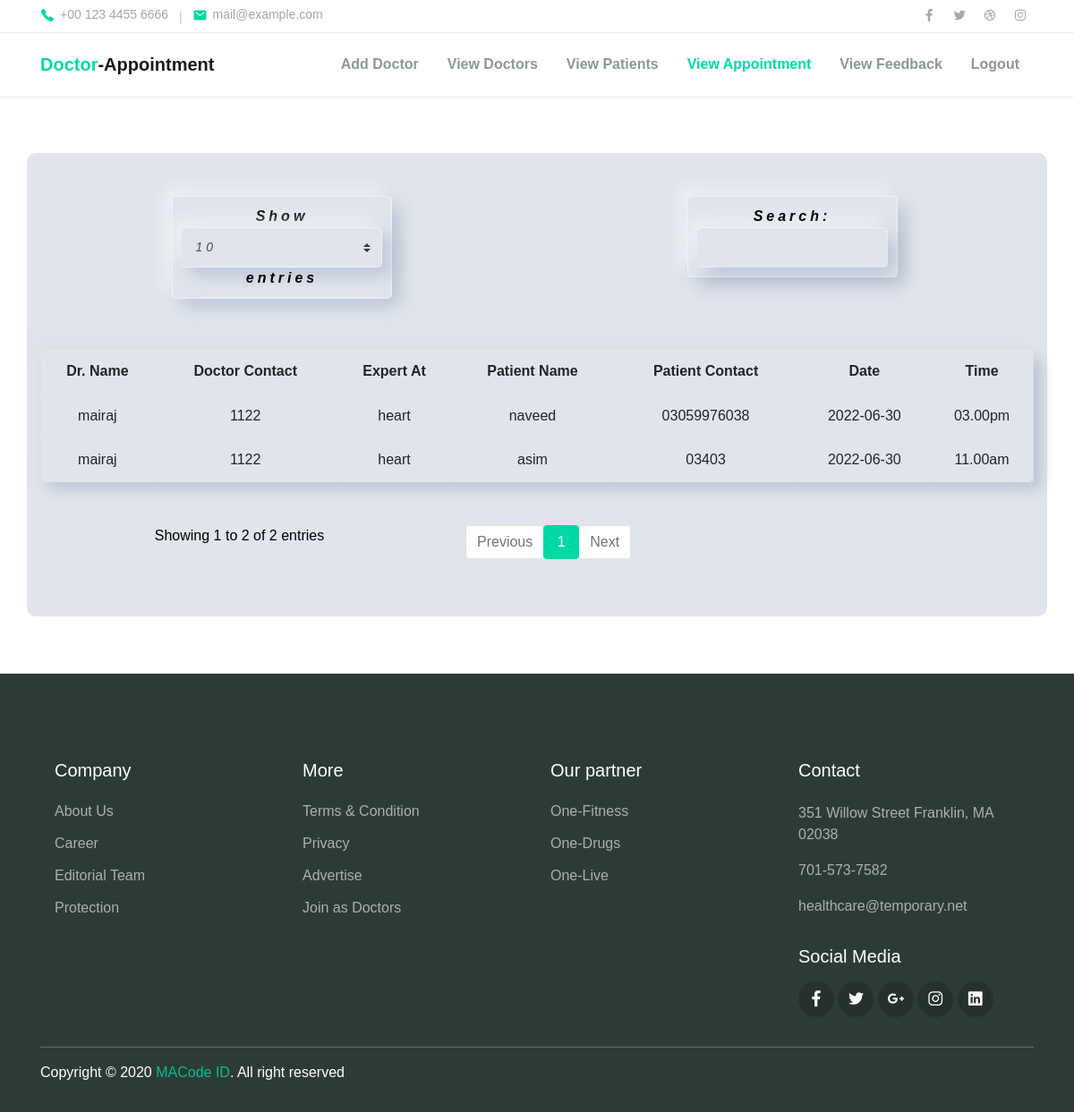
/admin/view_appointments.php (signed in), run on the app's committed database.
### tables this page shows
CREATE TABLE `booking` (
  `booking_id` int(22) NOT NULL,
  `dname` varchar(22) NOT NULL,
  `userid` int(22) NOT NULL,
  `dcontact` varchar(22) NOT NULL,
  `expertise` varchar(22) NOT NULL,
  `fee` varchar(22) NOT NULL,
  `pname` varchar(22) NOT NULL,
  `pcontact` varchar(22) NOT NULL,
  `email` varchar(111) NOT NULL,
  `address` varchar(22) NOT NULL,
  `dates` date NOT NULL,
  `tyme` varchar(22) NOT NULL,
  `payment` varchar(22) NOT NULL,
  `status` varchar(20) NOT NULL
);

### admin/view_appointments.php (the view, shortened to what this page needs)
<?php include 'head.php'; ?>
<body>
    <?php
    include_once "header.php";
    ?>
    <div class="container table_container">
        <?php
            include('../config/config.php');
                    $sql = " SELECT * FROM booking";
                $result = mysqli_query($conn, $sql);
                $count = mysqli_num_rows($result);
                if ($count >= 1) {
                    echo "<table class='table form_div  table-bordered' id='dataTable' width='100%' cellspacing='0'>
                        <thead>
                            <tr>
                                <th>Dr. Name</th>
                                <th>Doctor Contact</th>
                                <th>Expert At</th>
                                <th>Patient Name</th>
                                <th>Patient Contact</th>
                                <th>Date</th>
                                <th>Time</th>
                            </tr>
                        </thead>";
                        echo "<tbody>";
                        while ($row = mysqli_fetch_array($result)) {
                            echo "<tr>";
                                echo "<td>" . $row['dname'] . "</td>";
                                echo "<td>" . $row['dcontact'] . "</td>";
                                echo "<td>" . $row['expertise'] . "</td>";
                                echo "<td>" . $row['pname'] . "</td>";
                                echo "<td>" . $row['pcontact'] . "</td>";
                                echo "<td>" . $row['dates'] . "</td>";
                                echo "<td>" . $row['tyme'] . "</td>";
                            echo "</tr>";
                        }
                    ?>
                    <?php
                    echo "</tbody>";
                    echo "</table>";
                }
    ?>
    </div>
    <?php
    include_once "footer.php";
    ?>
</body>
</html>

### admin/assets/css/user-css/patient_form.css (style rules this page uses)
* { margin: 0; padding: 0; box-sizing: border-box; }
.form_div { border-radius: 8px; border: 1px solid #ffffff80; margin: auto; padding: 2rem!important; margin: 4rem auto!important; background-color: #e0e5ec; box-shadow: 9px 9px 16px rgba(163, 177, 198, 0.6), -9px -9px 16px rgba(225, 225, 225,0.5); text-align: center; }

### admin/assets/css/user-css/table.css (style rules this page uses)
* { margin: 0; padding: 0; box-sizing: border-box; }
.table_container { background-color: #e0e5ec!important; color: #000!important; padding: 3rem; margin: 4rem auto; border-radius: 10px; text-align: center!important; }
.form_div { border-radius: 8px; border: 1px solid #ffffff80; margin: auto; padding: 2rem!important; margin: 4rem auto; background-color: #e0e5ec; box-shadow: 9px 9px 16px rgba(163, 177, 198, 0.6), -9px -9px 16px rgba(225, 225, 225,0.5); text-align: center; }
table.dataTable { margin: 3rem auto!important; }

### assets/css/user-css/login.css (style rules this page uses)
* { margin: 0; padding: 0; box-sizing: border-box; }
.form_div { border-radius: 8px; border: 1px solid #ffffff80; margin: auto; padding: 2rem!important; margin-top: 4rem!important; background-color: #e0e5ec; box-shadow: 9px 9px 16px rgba(163, 177, 198, 0.6), -9px -9px 16px rgba(225, 225, 225,0.5); text-align: center; }

### admin/assets/css/user-css/theme.css (style rules this page uses)
:root { --primary: #00D9A5; --accent: #FF3D85; --secondary: #4E5AFE; --warning: #EED818; --info: #05B4E1; --danger: #FF4943; --success: #96C93D; --dark: #343531; --light: #F5F9F6; --cs: #596261; --grey: #6E807A; }
body { font-family: "Source Sans Pro", sans-serif; line-height: 1.5; color: #000; }

### data on the page
booking: dname "mairaj", dcontact "1122", expertise "heart", pname "naveed", pcontact "03059976038", dates "2022-06-30", tyme "03.00pm"
booking: dname "mairaj", dcontact "1122", expertise "heart", pname "asim", pcontact "03403", dates "2022-06-30", tyme "11.00am"
